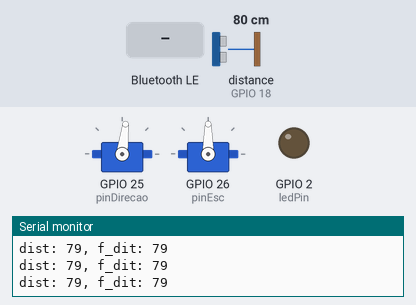
Bench run of a sketch on a simulated ESP32. Parts: 2 × servo, output pins drawn as LEDs (lit = HIGH), the last lines printed to the serial monitor. Wiring (inferred from the names in the program): ultrasonic range finder: trigger GPIO 5; echo GPIO 18. Inputs (shaded band) come from the test bench; at power-on: distance to the obstacle (sensor on GPIO 18) 80 cm. The echo pulse lasts 58.3 µs per cm; nothing arrives over Bluetooth unless stated; a phone connects over Bluetooth LE 3 s after start; pins used as bus, display or sensor lines are not drawn.

Above: at 1.2 s.
1.3 s: distance to the obstacle (sensor on GPIO 18) set to 7 cm
4.3 s: distance to the obstacle (sensor on GPIO 18) set to 4 cm
At 6.9 s:
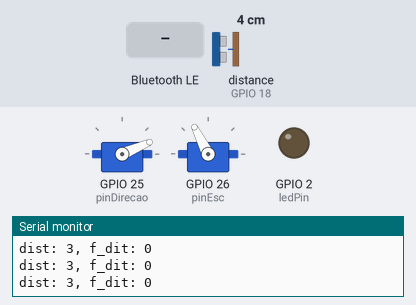
7.3 s: Bluetooth LE write "1" received
10.3 s: distance to the obstacle (sensor on GPIO 18) set to 9 cm
At 12.9 s:
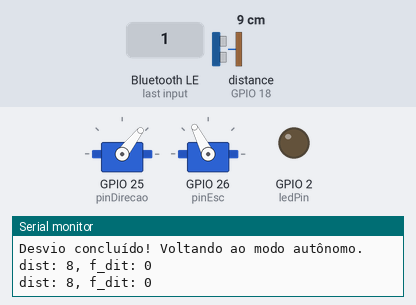
13.3 s: distance to the obstacle (sensor on GPIO 18) set to 2 cm
At 14.2 s:
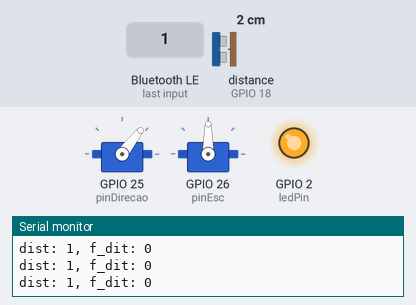
16.3 s: distance to the obstacle (sensor on GPIO 18) set to 18 cm
At 17.7 s:
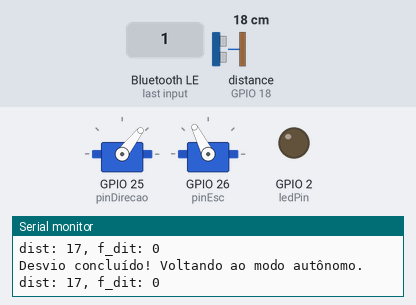
Timing chart, 0 to 19.3 s (numbered marks = the images above; inputs shaded):
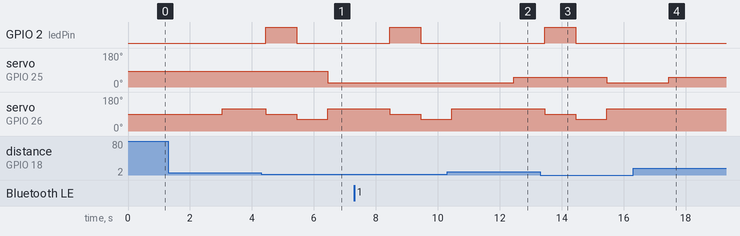

The sketch:

Trekking_Pilot_copy_20251213132004.ino
```cpp
#include <BLEDevice.h>
#include <BLEServer.h>
#include <BLEUtils.h>
#include <BLE2902.h>
#include <ESP32Servo.h>

Servo direcao;
Servo esc;

int pinDirecao = 25;
int pinEsc = 26;

int angleMin = 30;
int angleMax = 150;

int escMin = 1000;
int escMax = 2000;
int escStop = 1500;

int offsetDirecao = -7;

// Aceleração normal
int aceleracaoFixa = 1650;  // ajusta pra velocidade boa

// Ré (ajusta pra teu ESC — geralmente < 1500)
int aceleracaoRe = 1350;

// Ultrassônico HC-SR04
#define TRIGGER_PIN 5
#define ECHO_PIN 18
const int ledPin = 2;

#define ULTRA_TIME_THRESHOLD 200
#define ULTRA_BUFFER_WINDOW 10

// Distância pra parar (em cm)
const int distanciaObstaculo = 5;  // para quando < 30cm

// UUIDs BLE
#define SERVICE_UUID "0000ffe0-0000-1000-8000-00805f9b34fb"
#define CHARACTERISTIC_UUID "0000ffe1-0000-1000-8000-00805f9b34fb"

BLECharacteristic *pCharacteristic;
bool deviceConnected = false;
int steerCommand = 0;  // valor recebido do celular (-100 a +100)

unsigned long tempoObstaculo = 0;
int estadoObstaculo = 0;  // 0 = normal, 1 = parar + LED, 2 = ré, 3 = virar esquerda

class MyServerCallbacks : public BLEServerCallbacks {
  void onConnect(BLEServer *pServer) {
    deviceConnected = true;
    Serial.println("Celular conectado! Modo autônomo ativado.");
  };

  void onDisconnect(BLEServer *pServer) {
    deviceConnected = false;
    Serial.println("Celular desconectado! Parando tudo.");
    esc.writeMicroseconds(escStop);
    direcao.write(90 + offsetDirecao);
    BLEDevice::startAdvertising();
  }
};

class MyCallbacks : public BLECharacteristicCallbacks {
  void onWrite(BLECharacteristic *pCharacteristic) {
    std::string value = pCharacteristic->getValue();

    if (value.length() > 0) {
      int received = (unsigned char)value[0];
      steerCommand = received - 100;  // -100 a +100
      Serial.print("Comando recebido: ");
      Serial.println(steerCommand);
    }
  }
};

long lerDistancia(uint64_t now) {
  static uint64_t last_run = 0;
  static long distance = 0;
  static uint32_t filtered_distance = 100;
  static uint32_t sum = 0;
  static uint32_t avg_buffer[ULTRA_BUFFER_WINDOW] = {0};
  static uint8_t index = 0;
  static uint8_t count = 0;


  if (now < last_run + ULTRA_TIME_THRESHOLD) {
    return distance;
  }
  last_run = now;

  digitalWrite(TRIGGER_PIN, LOW);
  delayMicroseconds(2);
  digitalWrite(TRIGGER_PIN, HIGH);
  delayMicroseconds(10);
  digitalWrite(TRIGGER_PIN, LOW);

  long duration = pulseIn(ECHO_PIN, HIGH);
  distance = duration * 0.034 / 2;  // cm

  sum -= avg_buffer[index];

  avg_buffer[index] = distance;

  sum += distance;

  index = (index + 1) % ULTRA_BUFFER_WINDOW;

  if (count < ULTRA_BUFFER_WINDOW)
  {
    count++;
    filtered_distance =  sum / count;
  }
  else
  {
    filtered_distance = sum / ULTRA_TIME_THRESHOLD;
  }


  // filtered_distance += distance;
  // filtered_distance /= 10;

  // filtered_distance = (filtered_distance + distance)/10;

  Serial.printf("dist: %ld, f_dit: %ld\n", distance, filtered_distance);
  return distance;
}

void setup() {
  Serial.begin(115200);

  pinMode(TRIGGER_PIN, OUTPUT);
  pinMode(ECHO_PIN, INPUT);
  pinMode(ledPin, OUTPUT);
  digitalWrite(ledPin, LOW);

  direcao.attach(pinDirecao, 500, 2500);
  esc.attach(pinEsc, 1000, 2000);

  esc.writeMicroseconds(escStop);
  direcao.write(90 + offsetDirecao);

  BLEDevice::init("TARDIS_KART");
  BLEServer *pServer = BLEDevice::createServer();
  pServer->setCallbacks(new MyServerCallbacks());

  BLEService *pService = pServer->createService(SERVICE_UUID);

  pCharacteristic = pService->createCharacteristic(
    CHARACTERISTIC_UUID,
    BLECharacteristic::PROPERTY_WRITE);

  pCharacteristic->setCallbacks(new MyCallbacks());
  pCharacteristic->addDescriptor(new BLE2902());

  pService->start();

  BLEAdvertising *pAdvertising = BLEDevice::getAdvertising();
  pAdvertising->addServiceUUID(SERVICE_UUID);
  pAdvertising->setScanResponse(true);
  pAdvertising->setMinPreferred(0x06);
  pAdvertising->setMinPreferred(0x12);
  BLEDevice::startAdvertising();
  Serial.println("BLE iniciado! Conecta no 'TARDIS_KART'");
}

void loop() {
  long distancia = lerDistancia(millis());


  if (!deviceConnected) {
    esc.writeMicroseconds(escStop);
    direcao.write(90 + offsetDirecao);
    digitalWrite(ledPin, LOW);
    estadoObstaculo = 0;
    delay(100);
    return;
  }

  // long distancia = lerDistancia(millis());

  // DETECÇÃO DE OBSTÁCULO
  if (distancia > 0 && distancia < distanciaObstaculo && estadoObstaculo == 0) {
    Serial.print("OBSTÁCULO DETECTADO A ");
    Serial.print(distancia);
    Serial.println("cm! Parando e desviando...");
    estadoObstaculo = 1;
    tempoObstaculo = millis();
  }

  if (estadoObstaculo == 1) {  // Para + acende LED 1s
    esc.writeMicroseconds(escStop);
    digitalWrite(ledPin, HIGH);
    if (millis() - tempoObstaculo > 1000) {
      estadoObstaculo = 2;
      tempoObstaculo = millis();
    }
  } else if (estadoObstaculo == 2) {  // Ré 1s
    esc.writeMicroseconds(aceleracaoRe);
    digitalWrite(ledPin, LOW);
    if (millis() - tempoObstaculo > 1000) {
      estadoObstaculo = 3;
      tempoObstaculo = millis();
    }
  } else if (estadoObstaculo == 3) {  // Vira esquerda forte 2s
    esc.writeMicroseconds(aceleracaoFixa);
    direcao.write(angleMin + offsetDirecao);  // máxima esquerda
    if (millis() - tempoObstaculo > 2000) {
      estadoObstaculo = 0;  // volta ao normal
      Serial.println("Desvio concluído! Voltando ao modo autônomo.");
    }
  } else {
    // MODO AUTÔNOMO NORMAL
    int direcaoAngle = map(steerCommand, -100, 100, angleMin, angleMax);
    direcaoAngle += offsetDirecao;
    direcaoAngle = constrain(direcaoAngle, angleMin, angleMax);
    direcao.write(direcaoAngle);

    esc.writeMicroseconds(aceleracaoFixa);
    digitalWrite(ledPin, LOW);
  }
}
```

Measured:
- the behaviour switches between 6 and 5 cm on distance to the obstacle (sensor on GPIO 18) (found by bisection; images 0 and 1)
- after the input at 4.3 s, GPIO 2 (ledPin): LOW → HIGH after 0.14 s, → LOW 1.0 s later; servo on GPIO 25 (pinDirecao): 83° → 23° after 2.1 s; servo on GPIO 26 (pinEsc): 117° → 90° after 0.14 s, → 63° 1.0 s later, → 117° 1.0 s later
- after the input at 10.3 s, GPIO 2 (ledPin): stays LOW (without the input it goes to HIGH after 2.2 s); servo on GPIO 25 (pinDirecao): 23° → 52° after 2.2 s; servo on GPIO 26 (pinEsc): goes on until 10.5 s, then stays 117°
- after the input at 13.3 s, GPIO 2 (ledPin): LOW → HIGH after 0.14 s, → LOW 1.0 s later; servo on GPIO 25 (pinDirecao): 52° → 23° after 2.1 s; servo on GPIO 26 (pinEsc): 117° → 90° after 0.14 s, → 63° 1.0 s later, → 117° 1.0 s later
- after the input at 16.3 s, GPIO 2 (ledPin): stays LOW (without the input it goes to HIGH after 1.2 s); servo on GPIO 25 (pinDirecao): 23° → 52° after 1.1 s; servo on GPIO 26 (pinEsc): stays 117° (without the input it goes to 90° after 1.2 s)
